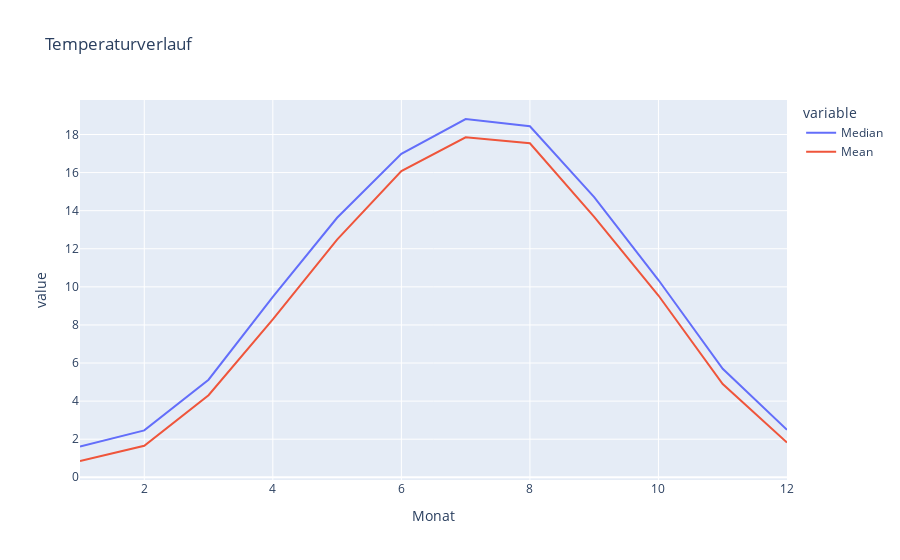

Write notebook code for a chart like this one.
### Code cell
fig = px.line(temp_data_year, x="Monat", y=["Median", "Mean"], title="Temperaturverlauf")
fig.show()

### Figure 1 — Plotly figure (JSON) as saved in the notebook; plotly's stock layout.template omitted (floating-point values rounded to 4 significant figures)
{"data": [{"hovertemplate": "variable=Median<br>Monat=%{x}<br>value=%{y}<extra></extra>", "legendgroup": "Median", "line": {"color": "#636efa", "dash": "solid"}, "marker": {"symbol": "circle"}, "mode": "lines", "name": "Median", "orientation": "v", "showlegend": true, "type": "scatter", "x": [1, 2, 3, 4, 5, 6, 7, 8, 9, 10, 11, 12], "xaxis": "x", "y": [1.615, 2.463, 5.124, 9.479, 13.63, 16.99, 18.81, 18.43, 14.71, 10.36, 5.698, 2.492], "yaxis": "y"}, {"hovertemplate": "variable=Mean<br>Monat=%{x}<br>value=%{y}<extra></extra>", "legendgroup": "Mean", "line": {"color": "#EF553B", "dash": "solid"}, "marker": {"symbol": "circle"}, "mode": "lines", "name": "Mean", "orientation": "v", "showlegend": true, "type": "scatter", "x": [1, 2, 3, 4, 5, 6, 7, 8, 9, 10, 11, 12], "xaxis": "x", "y": [0.8552, 1.655, 4.312, 8.291, 12.48, 16.07, 17.85, 17.54, 13.68, 9.544, 4.899, 1.826], "yaxis": "y"}], "layout": {"legend": {"title": {"text": "variable"}, "tracegroupgap": 0}, "title": {"text": "Temperaturverlauf"}, "xaxis": {"anchor": "y", "domain": [0, 1], "title": {"text": "Monat"}}, "yaxis": {"anchor": "x", "domain": [0, 1], "title": {"text": "value"}}}}
